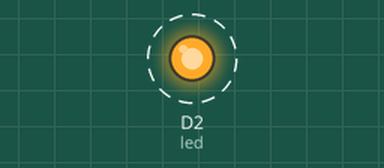
Simulated run of this sketch. Board: ESP8266 (NodeMCU). On the bench: output pins drawn as LEDs (lit = HIGH). Dashed ring = blinking.

Above: at 0.5 s.
Timing chart, 0 to 4.6 s (numbered marks = the images above):
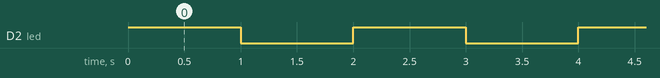

The sketch:

LED_Blink.ino
```cpp
/***************************************************
          LED Blink - digitalWrite Example
                  #TEAM Pi BOTS
               FOLLOW AND SUPPORT
                    @pi_bots

         CONTACT FOR TECHNICAL ASSISTANCE
                   Instagram
           -------------------------
            >>  @at_mega_328p
            >>  @tech.xplorer
            >>  @__the_limitless__
 ****************************************************/

int led = D2;           // Store the Pin Number to a Variable so that you only have to change this number.

void setup() {
  // This part Runs only Once after the board is Powered Up.
  // This Part defines the Digital pins we use in this Code.
  pinMode(led, OUTPUT);       // Enable D2 as OUTPUT.


}

void loop() {

  // This Part Runs Continuesly after the Setup part is run first.

  digitalWrite(led, HIGH);    // Turn the LED ON, ie, Make the D2 Pin HIGH.
  delay(1000);                // Wait for 1 Second till next Command Runs

  digitalWrite(led,LOW);      // Turn the LED OFF, ie, Make the D2 pin LOW.
  delay(1000);                // Wait for One Second till the next command run, ie, the First Line since the void loop() is Continuous.

}
```

Measured:
- by itself, D2 (led): alternates HIGH for 1.0 s and LOW for 1.0 s
